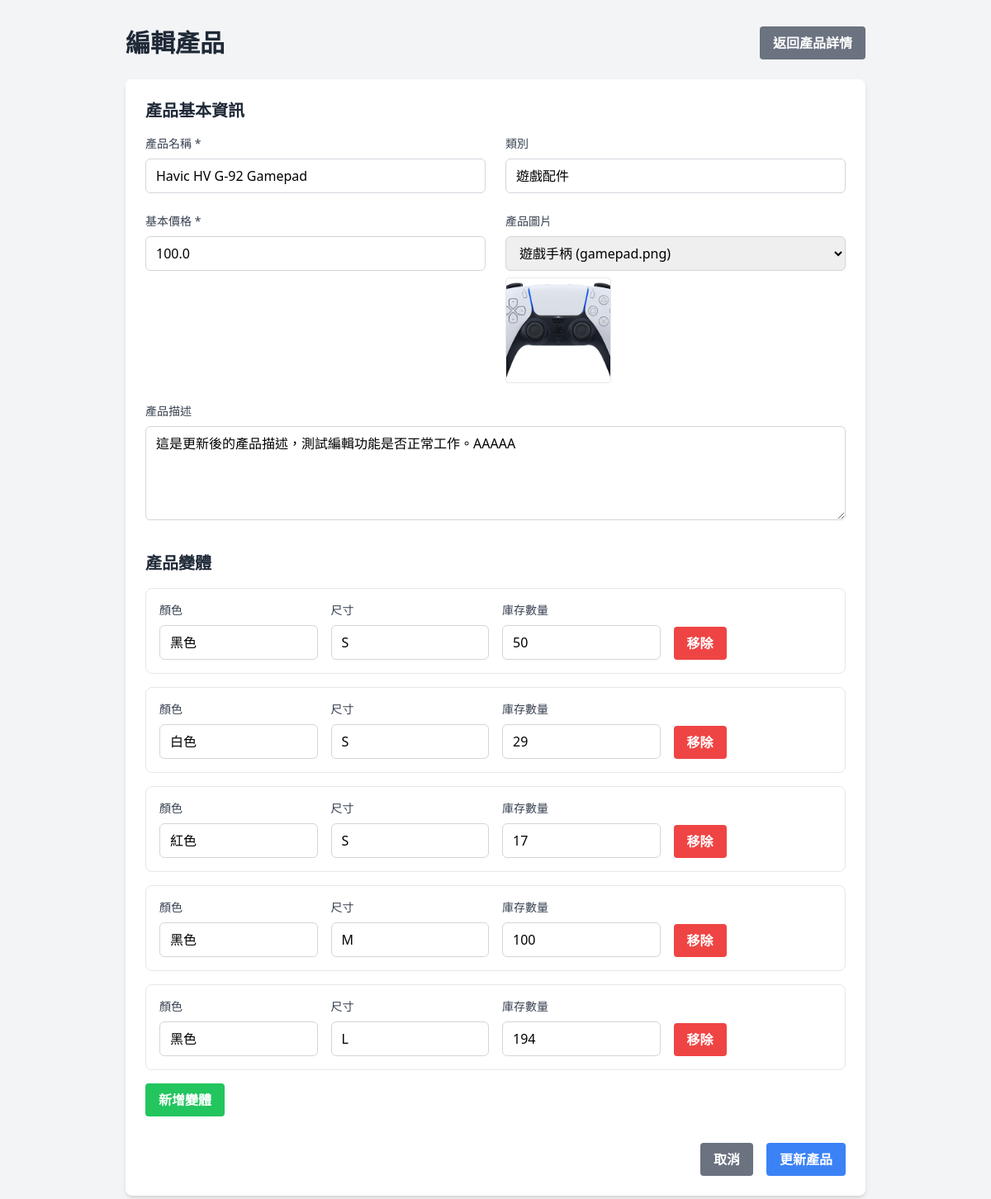
Screenshot of /admin/products/1/edit (signed in) with the database file from the repository.
### app.py (models this page shows, shortened)
class Product(db.Model):
    id = db.Column(db.Integer, primary_key=True)
    name = db.Column(db.String(200), nullable=False)
    description = db.Column(db.Text, nullable=True)
    price = db.Column(db.Float, nullable=False)
    category = db.Column(db.String(100), nullable=True)
    image_url = db.Column(db.String(500), nullable=True)
    is_active = db.Column(db.Boolean, default=True)
    created_at = db.Column(db.DateTime, default=datetime.utcnow)
    updated_at = db.Column(db.DateTime, default=datetime.utcnow, onupdate=datetime.utcnow)
    variants = db.relationship('ProductVariant', backref='product', lazy=True, cascade='all, delete-orphan')

class ProductVariant(db.Model):
    id = db.Column(db.Integer, primary_key=True)
    product_id = db.Column(db.Integer, db.ForeignKey('product.id'), nullable=False)
    color = db.Column(db.String(50), nullable=True)  # 顏色
    size = db.Column(db.String(20), nullable=True)   # 尺寸
    stock_quantity = db.Column(db.Integer, default=0)  # 庫存數量
    sku = db.Column(db.String(100), unique=True, nullable=True)  # 商品編號
    price_adjustment = db.Column(db.Float, default=0.0)  # 價格調整（可選）
    is_active = db.Column(db.Boolean, default=True)
    created_at = db.Column(db.DateTime, default=datetime.utcnow)
    updated_at = db.Column(db.DateTime, default=datetime.utcnow, onupdate=datetime.utcnow)

### app.py (the view, shortened to what this page needs)
@app.route('/admin/products/<int:product_id>/edit', methods=['GET', 'POST'])
def edit_product(product_id):
    if 'user_id' not in session:
        flash('請先登入')
        return redirect(url_for('login'))
    product = Product.query.get_or_404(product_id)
    return render_template('edit_product.html', product=product)

### templates/edit_product.html (shortened to what this page needs)
<!DOCTYPE html>
<html lang="zh-TW">
<head>
    <script src="https://cdn.tailwindcss.com"></script>
</head>
<body class="bg-gray-100">
    <div class="container mx-auto px-4 py-8">
        <div class="max-w-4xl mx-auto">
            <div class="flex justify-between items-center mb-6">
                <h1 class="text-3xl font-bold text-gray-800">編輯產品</h1>
                <a href="{{ url_for('view_product', product_id=product.id) }}" class="bg-gray-500 hover:bg-gray-700 text-white font-bold py-2 px-4 rounded">
                    返回產品詳情
                </a>
            </div>
            <form method="POST" class="bg-white shadow-md rounded-lg p-6">
                <div class="mb-8">
                    <h2 class="text-xl font-semibold text-gray-800 mb-4">產品基本資訊</h2>
                    <div class="grid grid-cols-1 md:grid-cols-2 gap-6">
                        <div>
                            <label for="name" class="block text-sm font-medium text-gray-700 mb-2">產品名稱 *</label>
                            <input type="text" id="name" name="name" value="{{ product.name }}" required
                                   class="w-full px-3 py-2 border border-gray-300 rounded-md focus:outline-none focus:ring-2 focus:ring-blue-500">
                        </div>
                        <div>
                            <label for="category" class="block text-sm font-medium text-gray-700 mb-2">類別</label>
                            <input type="text" id="category" name="category" value="{{ product.category or '' }}"
                                   class="w-full px-3 py-2 border border-gray-300 rounded-md focus:outline-none focus:ring-2 focus:ring-blue-500">
                        </div>
                        <div>
                            <label for="price" class="block text-sm font-medium text-gray-700 mb-2">基本價格 *</label>
                            <input type="number" id="price" name="price" step="0.01" min="0" value="{{ product.price }}" required
                                   class="w-full px-3 py-2 border border-gray-300 rounded-md focus:outline-none focus:ring-2 focus:ring-blue-500">
                        </div>
                        <div>
                            <label for="image_url" class="block text-sm font-medium text-gray-700 mb-2">產品圖片</label>
                            <select id="image_url" name="image_url" class="w-full px-3 py-2 border border-gray-300 rounded-md focus:outline-none focus:ring-2 focus:ring-blue-500">
                                <option value="images/gamepad.png" {% if product.image_url == 'images/gamepad.png' %}selected{% endif %}>遊戲手柄 (gamepad.png)</option>
                            </select>
                            <div id="image_preview" class="mt-2 {% if not product.image_url %}hidden{% endif %}">
                                <img id="preview_img" src="{% if product.image_url %}/static/{{ product.image_url }}{% endif %}" alt="預覽" class="w-32 h-32 object-cover rounded border">
                            </div>
                        </div>
                    </div>
                    <div class="mt-6">
                        <label for="description" class="block text-sm font-medium text-gray-700 mb-2">產品描述</label>
                        <textarea id="description" name="description" rows="4"
                                  class="w-full px-3 py-2 border border-gray-300 rounded-md focus:outline-none focus:ring-2 focus:ring-blue-500">{{ product.description or '' }}</textarea>
                    </div>
                </div>
                <div class="mb-8">
                    <h2 class="text-xl font-semibold text-gray-800 mb-4">產品變體</h2>
                    <div id="variants-container">
                        {% for variant in product.variants %}
                        <div class="variant-row border border-gray-200 rounded-lg p-4 mb-4">
                            <div class="grid grid-cols-1 md:grid-cols-4 gap-4">
                                <div>
                                    <label class="block text-sm font-medium text-gray-700 mb-2">顏色</label>
                                    <input type="text" name="variant_color[]" value="{{ variant.color or '' }}" placeholder="例如：紅色"
                                           class="w-full px-3 py-2 border border-gray-300 rounded-md focus:outline-none focus:ring-2 focus:ring-blue-500">
                                </div>
                                <div>
                                    <label class="block text-sm font-medium text-gray-700 mb-2">尺寸</label>
                                    <input type="text" name="variant_size[]" value="{{ variant.size or '' }}" placeholder="例如：M"
                                           class="w-full px-3 py-2 border border-gray-300 rounded-md focus:outline-none focus:ring-2 focus:ring-blue-500">
                                </div>
                                <div>
                                    <label class="block text-sm font-medium text-gray-700 mb-2">庫存數量</label>
                                    <input type="number" name="variant_stock[]" min="0" value="{{ variant.stock_quantity }}"
                                           class="w-full px-3 py-2 border border-gray-300 rounded-md focus:outline-none focus:ring-2 focus:ring-blue-500">
                                </div>
                                <div class="flex items-end">
                                    <button type="button" onclick="removeVariant(this)"
                                            class="bg-red-500 hover:bg-red-700 text-white font-bold py-2 px-4 rounded">
                                        移除
                                    </button>
                                </div>
                            </div>
                        </div>
                        {% endfor %}
                    </div>
                    <button type="button" onclick="addVariant()"
                            class="bg-green-500 hover:bg-green-700 text-white font-bold py-2 px-4 rounded">
                        新增變體
                    </button>
                </div>
                <div class="flex justify-end space-x-4">
                    <a href="{{ url_for('view_product', product_id=product.id) }}"
                       class="bg-gray-500 hover:bg-gray-700 text-white font-bold py-2 px-4 rounded">
                        取消
                    </a>
                    <button type="submit"
                            class="bg-blue-500 hover:bg-blue-700 text-white font-bold py-2 px-4 rounded">
                        更新產品
                    </button>
                </div>
            </form>
        </div>
    </div>
</body>
</html>

### rows the page displays
Product: name "Havic HV G-92 Gamepad", category "遊戲配件", price "100.0", image_url "遊戲手柄 (gamepad.png)", image_url (picture), description "這是更新後的產品描述，測試編輯功能是否正常工作。AAAAA"
ProductVariant: color "黑色", size "S", stock_quantity "50"
ProductVariant: color "白色", size "S", stock_quantity "29"
ProductVariant: color "紅色", size "S", stock_quantity "17"
ProductVariant: color "黑色", size "M", stock_quantity "100"
ProductVariant: color "黑色", size "L", stock_quantity "194"
